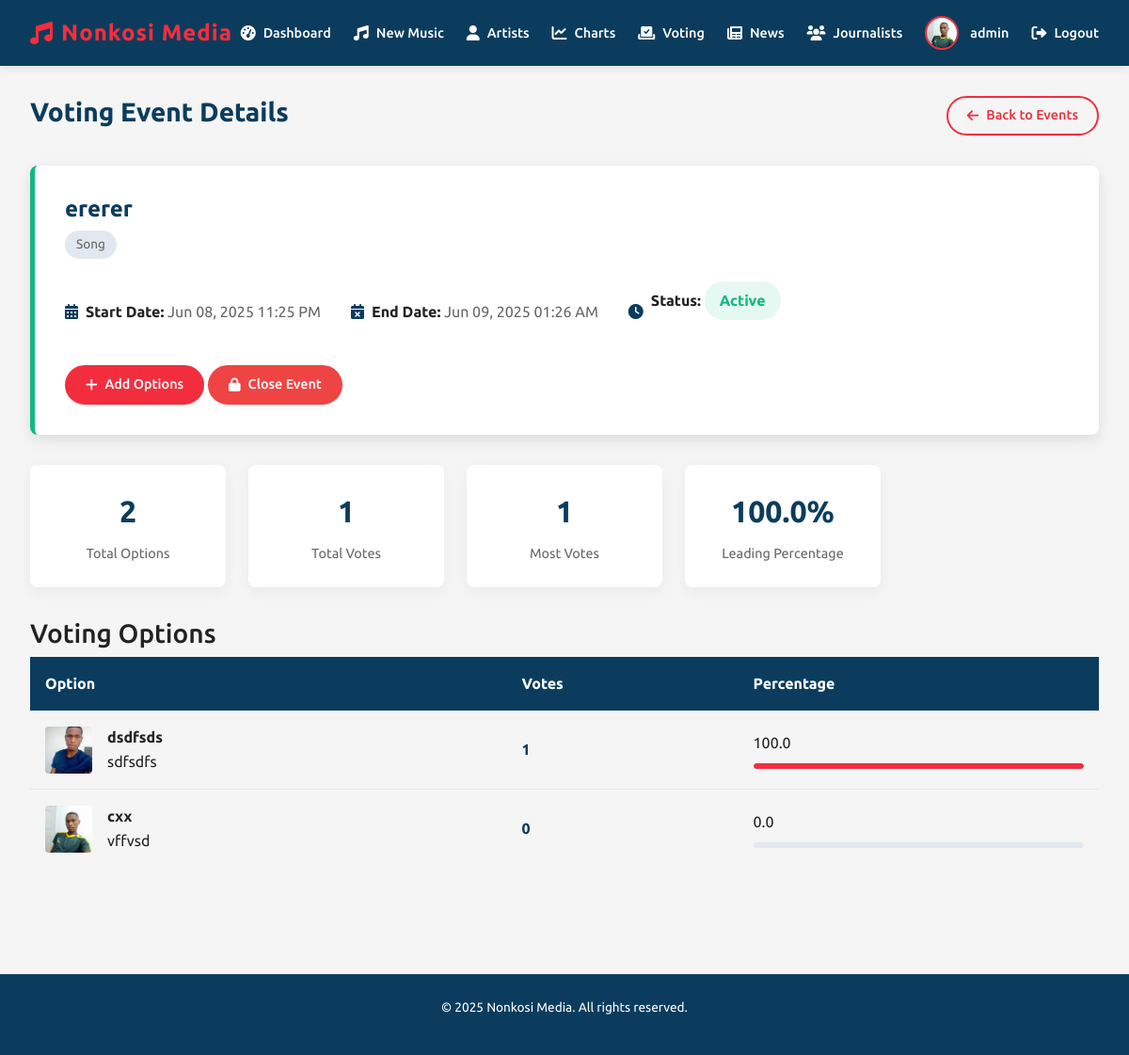
Page /admin/voting_event/5 (signed in) on the committed database.
### app.py (models this page shows, shortened)
class User(db.Model, UserMixin):
    id = db.Column(db.Integer, primary_key=True)
    username = db.Column(db.String(50), unique=True, nullable=False)
    email = db.Column(db.String(120), unique=True, nullable=False)
    password = db.Column(db.String(60), nullable=False)
    role = db.Column(db.String(20), nullable=False, default='user')
    profile_pic = db.Column(db.String(100), nullable=False, default='default.jpg')
    last_seen = db.Column(db.DateTime, default=datetime.utcnow)
    articles = db.relationship('News', backref='author', lazy=True)  # This creates the relationship

class VoteEvent(db.Model):
    id = db.Column(db.Integer, primary_key=True)
    title = db.Column(db.String(100), nullable=False)  # e.g. "Song of the Month - June 2025"
    category = db.Column(db.String(50), nullable=False)  # 'song', 'artist', 'song_of_year', 'artist_of_year'
    start_date = db.Column(db.DateTime, nullable=False, default=datetime.utcnow)
    end_date = db.Column(db.DateTime, nullable=False)
    is_active = db.Column(db.Boolean, default=True)
    options = db.relationship('VoteOption', backref='vote_event', lazy=True, cascade='all, delete-orphan')
    votes = db.relationship('VoteRecord', backref='vote_event', lazy=True, cascade='all, delete-orphan')

class VoteOption(db.Model):
    id = db.Column(db.Integer, primary_key=True)
    vote_event_id = db.Column(db.Integer, db.ForeignKey('vote_event.id'), nullable=False)
    song_id = db.Column(db.Integer, db.ForeignKey('song.id'))  # For song-related votes
    artist_id = db.Column(db.Integer, db.ForeignKey('artist.id'))  # For artist-related votes
    vote_count = db.Column(db.Integer, default=0)
    song = db.relationship('Song', backref='vote_options')
    artist = db.relationship('Artist', backref='vote_options')

class Song(db.Model):
    id = db.Column(db.Integer, primary_key=True)
    title = db.Column(db.String(100), nullable=False)
    genre = db.Column(db.String(50), nullable=False)
    album = db.Column(db.String(100))  # New field - can be null for singles
    release_date = db.Column(db.DateTime, nullable=False, default=datetime.utcnow)
    cover_image = db.Column(db.String(20), nullable=False)
    spotify_link = db.Column(db.String(200))
    youtube_link = db.Column(db.String(200))
    artist_id = db.Column(db.Integer, db.ForeignKey('artist.id'), nullable=False)
    chart_position = db.Column(db.Integer)

class Artist(db.Model):
    id = db.Column(db.Integer, primary_key=True)
    name = db.Column(db.String(100), nullable=False)
    bio = db.Column(db.Text, nullable=False)
    image = db.Column(db.String(20), nullable=False, default='artist_default.jpg')
    social_media = db.Column(db.JSON)
    songs = db.relationship('Song', backref='artist', lazy=True)
    gigs = db.relationship('Gig', backref='artist', lazy=True)

### app.py (the view)
@app.route('/admin/voting_event/<int:event_id>')
@login_required
def voting_event_details(event_id):
    if current_user.role != 'admin':
        flash('You are not authorized to access this page', 'error')
        return redirect(url_for('home'))
    event = VoteEvent.query.get_or_404(event_id)
    options = VoteOption.query.filter_by(vote_event_id=event_id).order_by(VoteOption.vote_count.desc()).all()
    total_votes = sum(option.vote_count for option in options)
    most_voted = options[0] if options else None
    winner_result = VoteResult.query.filter_by(vote_event_id=event_id).first()
    winner_option = None
    if winner_result:
        if winner_result.winner_type == 'song':
            winner_option = VoteOption.query.filter_by(vote_event_id=event_id, song_id=winner_result.winner_id).first()
        else:
            winner_option = VoteOption.query.filter_by(vote_event_id=event_id, artist_id=winner_result.winner_id).first()
    return render_template('voting_event_details.html',
                         event=event,
                         options=options,
                         total_votes=total_votes,
                         most_voted=most_voted,
                         winner_option=winner_option)

### app.py (called while the page is built)
@login_manager.user_loader
def load_user(user_id):
    return User.query.get(int(user_id))

@app.context_processor
def inject_datetime():
    return {'datetime': datetime}

### templates/voting_event_details.html (shortened to what this page needs)
<!DOCTYPE html>
<html lang="en">
<head>
  <link rel="stylesheet" href="https://cdnjs.cloudflare.com/ajax/libs/font-awesome/6.0.0/css/all.min.css">
  <link href="https://cdn.jsdelivr.net/npm/bootstrap@5.3.0/dist/css/bootstrap.min.css" rel="stylesheet">
</head>
<body>
  <header class="header">
    <div class="logo">
      <i class="fas fa-music"></i>
      <span>Nonkosi Media</span>
    </div>
    <nav class="nav-links">
      <a href="/admin">
        <i class="fas fa-tachometer-alt"></i>
        <span>Dashboard</span>
      </a>
      <a href="/admin/upcoming_music">
        <i class="fas fa-music"></i>
        <span>New Music</span>
      </a>
      <a href="/admin/artists">
        <i class="fas fa-user"></i>
        <span>Artists</span>
      </a>
      <a href="/admin/charts_manager">
        <i class="fas fa-chart-line"></i>
        <span>Charts</span>
      </a>
      <a href="/admin/voting_events" class="active">
        <i class="fas fa-vote-yea"></i>
        <span>Voting</span>
      </a>
      <a href="/admin/news">
        <i class="fas fa-newspaper"></i>
        <span>News</span>
      </a>
      <a href="/admin/manage_journalists">
        <i class="fas fa-users"></i>
        <span>Journalists</span>
      </a>
      <div class="user-profile">
        <img src="/static/uploads/profile_pics/IMG_20231016_190958~2.jpg" alt="Admin">
        <span>{{ current_user.username }}</span>
      </div>
      <a href="/logout">
        <i class="fas fa-sign-out-alt"></i>
        <span>Logout</span>
      </a>
    </nav>
  </header>
  <main class="container">
    <div class="page-header">
      <h1 class="page-title">Voting Event Details</h1>
      <a href="{{ url_for('voting_events') }}" class="btn btn-outline">
        <i class="fas fa-arrow-left"></i> Back to Events
      </a>
    </div>
    <div class="event-details {% if event.is_active %}active{% else %}closed{% endif %}">
      <h2 class="event-title">{{ event.title }}</h2>
      <span class="event-category">{{ event.category.replace('_', ' ').title() }}</span>
      <div class="event-meta">
        <div class="meta-item">
          <i class="fas fa-calendar-alt"></i>
          <div>
            <strong>Start Date:</strong> {{ event.start_date.strftime('%b %d, %Y %I:%M %p') }}
          </div>
        </div>
        <div class="meta-item">
          <i class="fas fa-calendar-times"></i>
          <div>
            <strong>End Date:</strong> {{ event.end_date.strftime('%b %d, %Y %I:%M %p') }}
          </div>
        </div>
        <div class="meta-item">
          <i class="fas fa-clock"></i>
          <div>
            <strong>Status:</strong>
            <span class="event-status {% if event.is_active %}status-active{% else %}status-closed{% endif %}">
              {% if event.is_active %}Active{% else %}Closed{% endif %}
            </span>
          </div>
        </div>
      </div>
      {% if event.is_active %}
        <div class="event-actions">
          <a href="{{ url_for('add_voting_options', event_id=event.id) }}" class="btn">
            <i class="fas fa-plus"></i> Add Options
          </a>
          <a href="{{ url_for('close_voting_event', event_id=event.id) }}" class="btn" style="background-color: var(--danger); border-color: var(--danger);">
            <i class="fas fa-lock"></i> Close Event
          </a>
        </div>
      {% endif %}
    </div>
    <div class="stats-grid">
      <div class="stat-card">
        <div class="stat-value">{{ options|length }}</div>
        <div class="stat-label">Total Options</div>
      </div>
      <div class="stat-card">
        <div class="stat-value">{{ total_votes }}</div>
        <div class="stat-label">Total Votes</div>
      </div>
      <div class="stat-card">
        <div class="stat-value">{{ most_voted.vote_count if most_voted else 0 }}</div>
        <div class="stat-label">Most Votes</div>
      </div>
      <div class="stat-card">
        <div class="stat-value">{{ (most_voted.vote_count / total_votes * 100)|round(1) if most_voted and total_votes > 0 else 0 }}%</div>
        <div class="stat-label">Leading Percentage</div>
      </div>
    </div>
    {% if options %}
      <h3>Voting Options</h3>
      <table class="options-table">
        <thead>
          <tr>
            <th>Option</th>
            <th>Votes</th>
            <th>Percentage</th>
          </tr>
        </thead>
        <tbody>
          {% for option in options %}
            <tr>
              <td>
                <div class="option-details">
                  {% if event.category in ['song', 'song_of_year'] %}
                    <img src="{{ url_for('static', filename='uploads/profile_pics/' + option.song.cover_image) }}" alt="{{ option.song.title }}" class="option-image">
                    <div>
                      <span class="option-name">{{ option.song.title }}</span>
                      <div class="option-artist">{{ option.song.artist.name }}</div>
                    </div>
                  {% else %}
                    <img src="{{ url_for('static', filename='uploads/profile_pics/' + option.artist.image) }}" alt="{{ option.artist.name }}" class="option-image">
                    <div>
                      <span class="option-name">{{ option.artist.name }}</span>
                    </div>
                  {% endif %}
                </div>
              </td>
              <td class="vote-count">{{ option.vote_count }}</td>
              <td>
                {{ (option.vote_count / total_votes * 100)|round(1) if total_votes > 0 else 0 }}
                            </td>
              </tr>
            {% endfor %}
          </tbody>
        </table>
      {% endif %}
    </main>
    <footer>
      <p>© {{ datetime.now().year }} Nonkosi Media. All rights reserved.</p>
    </footer>
  </body>
</html>

### templates/voting_event_details.html (style rules this page uses)
:root { --primary: #0b3c5d; --secondary: #f22e3e; --dark: #222; --light: #f5f5f5; --accent: #103b6f; --gray: #666; --light-gray: #e2e8f0; --success: #10b981; --warning: #f59e0b; --danger: #ef4444; }
* { box-sizing: border-box; margin: 0; padding: 0; }
body { font-family: 'Ubuntu', sans-serif; background-color: var(--light); color: var(--dark); line-height: 1.6; }
.header { background-color: var(--primary); color: white; padding: 1rem 2rem; display: flex; justify-content: space-between; align-items: center; position: sticky; top: 0; z-index: 100; box-shadow: 0 2px 10px rgba(0,0,0,0.1); }
.header .logo { font-size: 1.5rem; font-weight: 700; color: var(--secondary); display: flex; align-items: center; gap: 0.5rem; letter-spacing: 1px; }
.logo i { color: var(--secondary); }
.nav-links { display: flex; align-items: center; gap: 1.5rem; }
.nav-links a { color: white; text-decoration: none; font-weight: 500; font-size: 0.9rem; display: flex; align-items: center; gap: 0.5rem; transition: color 0.2s; padding: 5px 0; position: relative; }
.nav-links a::after { content: ''; position: absolute; bottom: 0; left: 0; width: 0; height: 2px; background-color: var(--secondary); transition: width 0.3s; }
.nav-links a i { font-size: 1rem; }
.user-profile { display: flex; align-items: center; gap: 0.75rem; }
.user-profile img { width: 36px; height: 36px; border-radius: 50%; object-fit: cover; border: 2px solid var(--secondary); }
.user-profile span { font-weight: 500; font-size: 0.9rem; color: white; }
.container { padding: 2rem; max-width: 1400px; margin: 0 auto; }
.page-header { display: flex; justify-content: space-between; align-items: center; margin-bottom: 2rem; }
.page-title { font-size: 1.75rem; font-weight: 700; color: var(--primary); }
.btn { display: inline-flex; align-items: center; gap: 0.5rem; background-color: var(--secondary); color: white; padding: 0.5rem 1.25rem; border-radius: 30px; font-size: 0.9rem; font-weight: 500; text-decoration: none; transition: all 0.3s; border: 2px solid var(--secondary); }
.btn-outline { background-color: transparent; color: var(--secondary); border: 2px solid var(--secondary); }
.btn i { font-size: 0.9rem; }
.event-details { background-color: white; border-radius: 0.5rem; padding: 2rem; box-shadow: 0 5px 15px rgba(0,0,0,0.1); margin-bottom: 2rem; border-left: 5px solid var(--primary); }
.event-details.active { border-left-color: var(--success); }
.event-title { font-size: 1.5rem; font-weight: 700; color: var(--primary); margin-bottom: 0.5rem; }
.event-category { display: inline-block; background-color: var(--light-gray); padding: 0.25rem 0.75rem; border-radius: 20px; font-size: 0.85rem; color: var(--gray); margin-bottom: 1.5rem; text-transform: capitalize; }
.event-meta { display: flex; gap: 2rem; margin-bottom: 1.5rem; }
.meta-item { display: flex; align-items: center; gap: 0.5rem; color: var(--gray); }
.meta-item i { color: var(--primary); }
.meta-item strong { color: var(--dark); }
.event-status { display: inline-block; padding: 0.5rem 1rem; border-radius: 20px; font-weight: 600; margin-bottom: 1.5rem; }
.status-active { background-color: rgba(16, 185, 129, 0.1); color: var(--success); }
.stats-grid { display: grid; grid-template-columns: repeat(auto-fill, minmax(200px, 1fr)); gap: 1.5rem; margin-bottom: 2rem; }
.stat-card { background-color: white; border-radius: 0.5rem; padding: 1.5rem; box-shadow: 0 5px 15px rgba(0,0,0,0.05); text-align: center; }
.stat-value { font-size: 2rem; font-weight: 700; color: var(--primary); margin-bottom: 0.5rem; }
.stat-label { font-size: 0.9rem; color: var(--gray); }
.options-table { width: 100%; border-collapse: collapse; margin-bottom: 2rem; }
.options-table th { background-color: var(--primary); color: white; padding: 1rem; text-align: left; }
.options-table td { padding: 1rem; border-bottom: 1px solid var(--light-gray); }
.options-table tr:last-child td { border-bottom: none; }
.option-details { display: flex; align-items: center; gap: 1rem; }
.option-image { width: 50px; height: 50px; border-radius: 4px; object-fit: cover; }
.option-name { font-weight: 600; }
.vote-count { font-weight: 600; color: var(--primary); }
footer { background-color: var(--primary); padding: 1.5rem 2rem; margin-top: 3rem; text-align: center; font-size: 0.85rem; color: white; border-top: 1px solid rgba(255,255,255,0.1); }

### rows in the picture
User: username "admin"
VoteEvent: title "ererer", category.replace "Song", start_date "Jun 08, 2025 11:25 PM", end_date "Jun 09, 2025 01:26 AM"
VoteOption: vote_count "1", vote_count "100.0", title (picture), song "dsdfsds", song.artist.name "sdfsdfs"
VoteOption: cover_image (picture), song "cxx", song.artist.name "vffvsd", vote_count "0", vote_count "0.0"

### other values in the picture
{{ options|length }} "2"
{{ total_votes }} "1"
